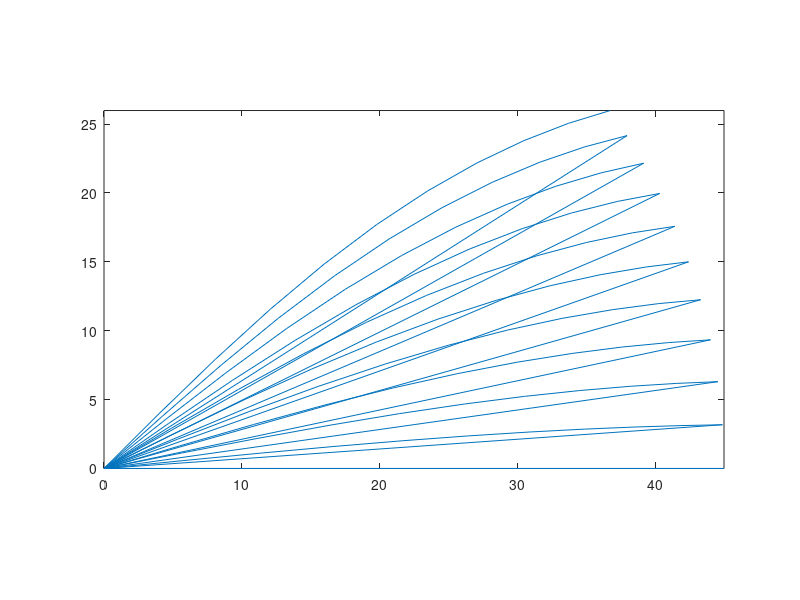

The MATLAB script that drew this image:
%
%
% Trying to plot my own "wedge"
% 
h = 1;%0:0.1:1; 
k =  0:0.1:1;%ones(1,11)*10;% 0:10;%ones(1,11)*10;%10; 
l =  0:0.1:1;%0:0.1:1;%0.1:0.1:1;%ones(1,11)*10;%0:10; 10:-1:0;  % define orientation space
x_list = zeros( 1,length(k) );
y_list = zeros( 1,length(l) );


for lind = 1:length(l)
    for kind  = 1:length(k)
        for hind = 1:length(h)
    %phi1 = asin( (h^2+k(kind)^2+l(lind)^2)^0.5/(h^2+k(kind)^2)^0.5 ) *180/pi - 90
    phi2 =  acos( k(kind)/(h(hind)^2+k(kind)^2)^0.5 )*180/pi   % Length from center point [100]
    PHI =  90- acos( l(lind)/(h(hind)^2+k(kind)^2+l(lind)^2)^0.5 )*180/pi   %Angle from [100]-[110] arc)
    %%{
    if phi2 > 45 && phi2 <= 90
        phi2 = 45 - (phi2 - 45) 
    end
    %if PHI > acos( 1/3^0.5)*180/pi  %<=90
       % PHI = acos(1/3^0.5)*180/pi -  (PHI-  acos( 1/3^0.5)*180/pi ) 
    %end
    %}
    x_list = [  x_list  phi2*cos(PHI*pi/180)  ];  % (45/54.736)   45/55 = conversion for wedge coords
    y_list = [  y_list  phi2*sin(PHI*pi/180)  ];
    

        end
    end
end
figure()
%xylist = [x_list; y_list]
plot(x_list, y_list);
axis image;
%xlim([0 45]);ylim([0 45]);
%surf(x_list,y_list, ones(length(y_list),length(x_list)));

